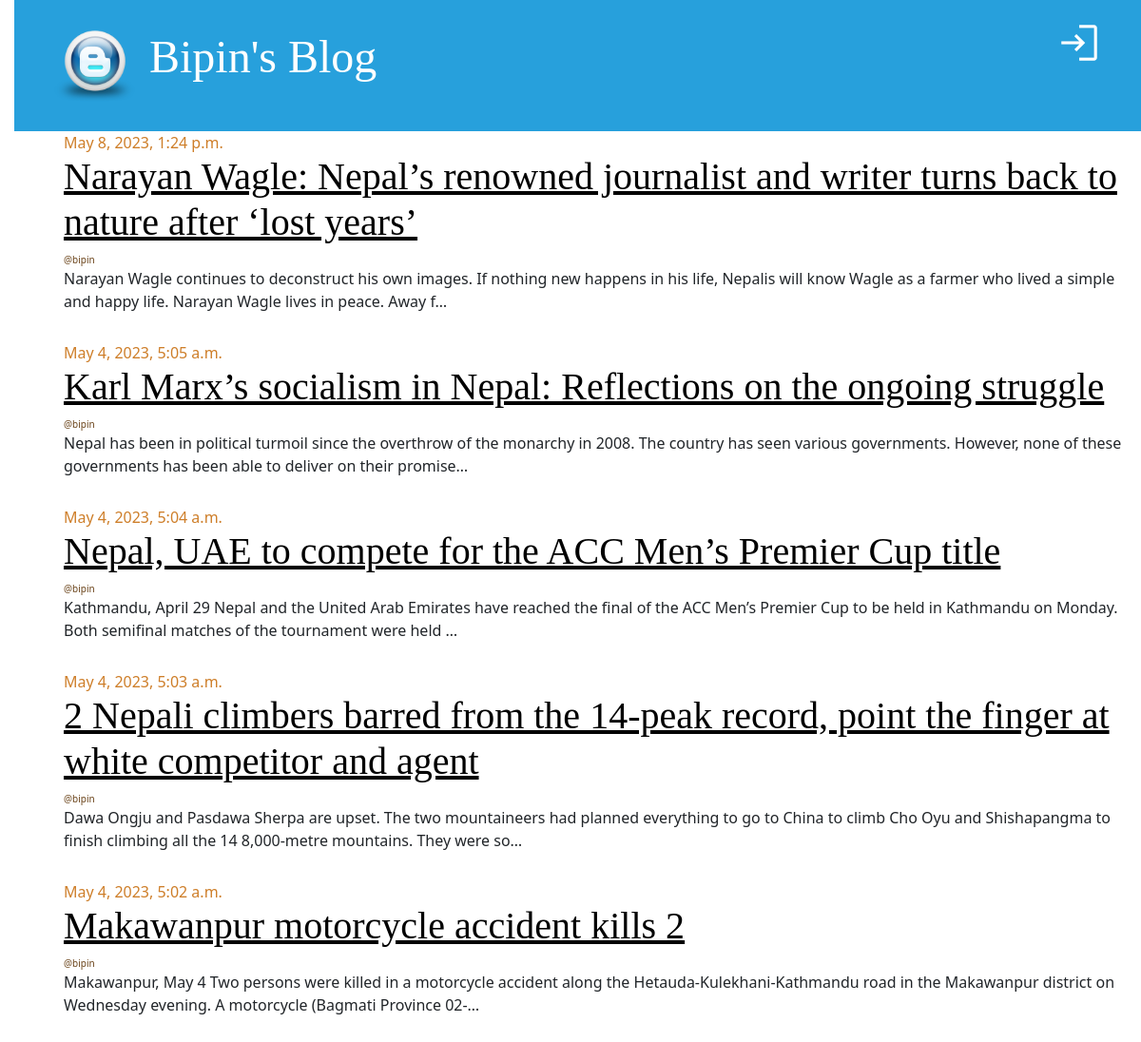
The page / on the database its author committed.
### blog_app/models.py (models this page shows, shortened)
class Post(models.Model):
    title = models.CharField(max_length=256)
    content = models.TextField()
    author = models.ForeignKey("auth.User", on_delete=models.CASCADE)
    created_at = models.DateTimeField(auto_now_add=True)
    updates_at = models.DateTimeField(auto_now=True)
    published_at = models.DateTimeField(null=True, blank=True)

### blog_app/views.py (the view)
# urls.py: path("", views.PostListView.as_view(), name="post-list"),
class PostListView(ListView):
    model=Post
    template_name = "post_list.html"
    context_object_name = "posts"
    queryset = Post.objects.filter(published_at__isnull=False).order_by("-published_at")

### templates/post_list.html
{% extends "base.html" %}
{% block content %}
    {% for post in posts %}
        <div class="post">
            <div class="date">{{ post.published_at }}</div>
            <h1>
                <a href="{% url 'post-detail' post.pk %}">{{ post.title }}</a>
            </h1>
            <div class="date author">@{{ post.author.username }}</div>
            <p>{{ post.content|truncatechars:200 }}</p>
        </div>
    {% endfor %}
{% endblock content %}

### templates/base.html (shortened to what this page needs)
{% load static %}
<!doctype html>
<html lang="en">
<head>
  <link href="{% static 'css/bootstrap.min.css' %}" rel="stylesheet">
  <link href="{% static 'css/blog.css' %}" rel="stylesheet">
</head>
<body>
  <div class="page-header">
  {% if user.is_authenticated %}
    <a href="{% url 'logout' %}" class="top-menu">
      <span class="material-symbols-outlined lg-icons">
        logout
      </span>
    </a>
    <a href="{% url 'draft-list' %}" class="top-menu">
      <span class="material-symbols-outlined lg-icons">
        draft
      </span>
    </a>
    <a href="{% url 'post-create' %}" class="top-menu">
      <span class="material-symbols-outlined lg-icons">
        add
      </span>
    </a>
    {% else %}
    <a href="{% url 'login' %}" class="top-menu">
      <span class="material-symbols-outlined lg-icons">
      </span>
    </a>
    {% endif %}
    <h1>
      <a href="/">
        <img src="{% static "img/favicon.ico" %}" alt="Personal Blog" width="90px;">
        Bipin's Blog
      </a>
    </h1>
  </div>
  <div class="container content">
    {% block content %}
    {% endblock content %}
  </div>
</body>
</html>

### static/css/blog.css (style rules this page uses)
body { padding-left: 15px; }
h1 a { color: #27a0dc; font-family: "Lobster"; }
.page-header { background-color: #27a0dc; margin-top: 0; padding: 20px 20px 20px 40px; }
.page-header h1, .page-header h1 a, .page-header h1 a:visited, .page-header h1 a:active { color: #ffffff; font-size: 36pt; text-decoration: none; }
.content { margin-left: 40px; }
h1, h2, h3, h4 { font-family: "Lobster", cursive; }
.date { color: #ce7e29; }
.top-menu, .top-menu:hover, .top-menu:visited { color: #ffffff; float: right; font-size: 26pt; margin-right: 20px; }
.post { margin-bottom: 30px; }
.post h1 a, .post h1 a:visited { color: #000000; }
.author { font-size: 10px; color: #6b441a; }
.lg-icons { font-size: 50px !important; }

### rows shown on the page
Post: published_at "May 8, 2023, 1:24 p.m.", title "Narayan Wagle: Nepal’s renowned journalist and writer turns back to nature after ‘lost years’", author.username "bipin", content "Narayan Wagle continues to deconstruct his own images. If nothing new happens in his life, Nepalis will know Wagle as a farmer who lived a simple and happy life. Narayan Wagle lives in peace. Away f…"
Post: published_at "May 4, 2023, 5:05 a.m.", title "Karl Marx’s socialism in Nepal: Reflections on the ongoing struggle", author.username "bipin", content "Nepal has been in political turmoil since the overthrow of the monarchy in 2008. The country has seen various governments. However, none of these governments has been able to deliver on their promise…"
Post: published_at "May 4, 2023, 5:04 a.m.", title "Nepal, UAE to compete for the ACC Men’s Premier Cup title", author.username "bipin", content "Kathmandu, April 29 Nepal and the United Arab Emirates have reached the final of the ACC Men’s Premier Cup to be held in Kathmandu on Monday. Both semifinal matches of the tournament were held …"
Post: published_at "May 4, 2023, 5:03 a.m.", title "2 Nepali climbers barred from the 14-peak record, point the finger at white competitor and agent", author.username "bipin", content "Dawa Ongju and Pasdawa Sherpa are upset. The two mountaineers had planned everything to go to China to climb Cho Oyu and Shishapangma to finish climbing all the 14 8,000-metre mountains. They were so…"
Post: published_at "May 4, 2023, 5:02 a.m.", title "Makawanpur motorcycle accident kills 2", author.username "bipin", content "Makawanpur, May 4 Two persons were killed in a motorcycle accident along the Hetauda-Kulekhani-Kathmandu road in the Makawanpur district on Wednesday evening. A motorcycle (Bagmati Province 02-…"
